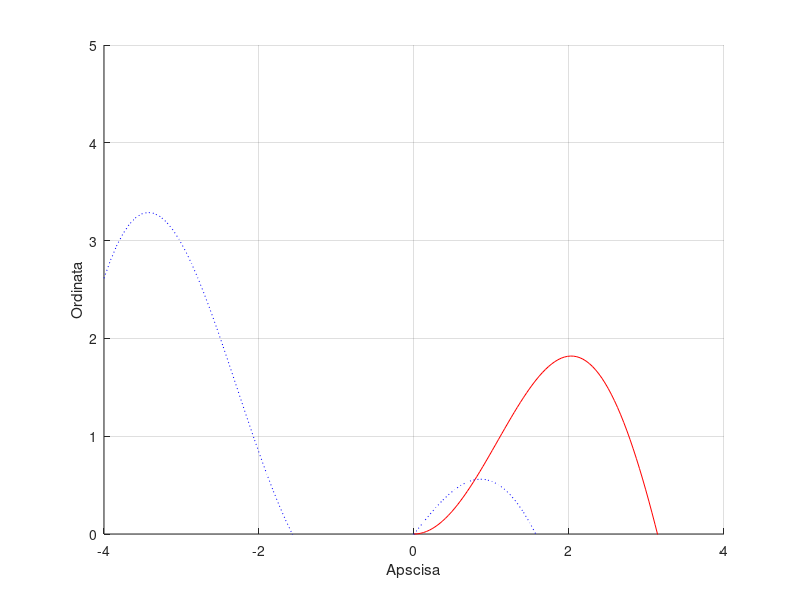

Here is the MATLAB script that generated this plot:
% Zadatak 5.

% Nacrtajte gornje dvije funkcije f1 i f2 korištenjem funkcija plot uz sljedeće karakteristike:
% dodajte grid (raster)
% dodajte opis na X os - 'Apscisa'
% dodajte opis na Y os - 'Ordinata'
% Ograničite po Y-osi vrijednosti od [0-5]

clear
clc

x1 = linspace(0,4,100);
f1 = x1 .* sin(x1);

x2 = linspace(-4,4,100);
f2 = x2 .* cos(x2);

grid on
hold on

plot(x1, f1, 'r-');
ylim([0,5])
hold on

plot(x2, f2, 'b:');
ylim([0,5])
hold on

xlabel('Apscisa')
ylabel('Ordinata')